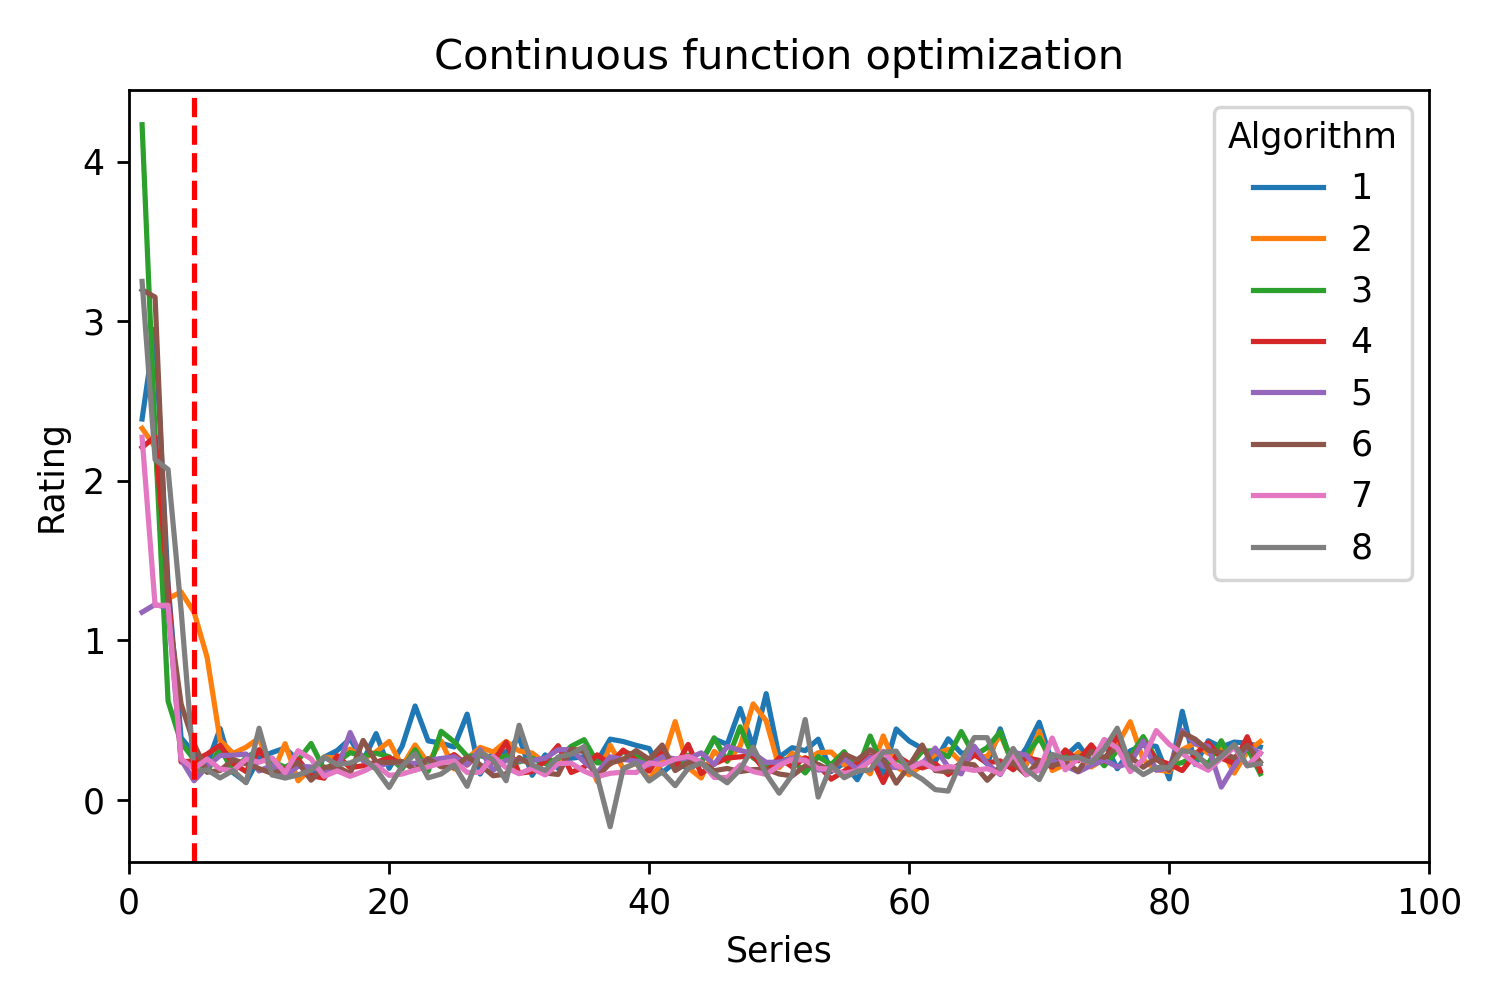

The Python source for this figure:
import matplotlib.pyplot as plt
import pandas as pd

data = pd.read_csv('example_data_7.txt')

series = data["Series"] 
x = series.tolist()
series = data["Algorithm 1"] 
y1 = series.tolist()
series = data["Algorithm 2"] 
y2 = series.tolist()
series = data["Algorithm 3"] 
y3 = series.tolist()
series = data["Algorithm 4"] 
y4 = series.tolist()
series = data["Algorithm 5"] 
y5 = series.tolist()
series = data["Algorithm 6"] 
y6 = series.tolist()
series = data["Algorithm 7"] 
y7 = series.tolist()
series = data["Algorithm 8"] 
y8 = series.tolist()


fig = plt.figure()
fig.set_dpi(120)

ax = fig.add_subplot(1, 1, 1)
ax.plot(x, y1, label = '1')
ax.plot(x, y2, label = '2')
ax.plot(x, y3, label = '3')
ax.plot(x, y4, label = '4')
ax.plot(x, y5, label = '5')
ax.plot(x, y6, label = '6')
ax.plot(x, y7, label = '7')
ax.plot(x, y8, label = '8')


ax.set(xlim = (0, 100), xlabel = 'Series',
       ylabel = 'Rating')
ax.set_title('Continuous function optimization')
ax.legend(title='Algorithm')

ax.axvline(x=5, color='red', linestyle='--', )

plt.tight_layout()
plt.savefig('Example_7', dpi=(250))
plt.show()